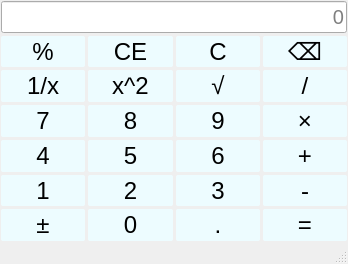
<?xml version="1.0" encoding="UTF-8"?>
<ui version="4.0">
 <class>MainWindow</class>
 <widget class="QMainWindow" name="MainWindow">
  <property name="geometry">
   <rect>
    <x>0</x>
    <y>0</y>
    <width>348</width>
    <height>264</height>
   </rect>
  </property>
  <property name="windowTitle">
   <string>计算器-曹岚-202041404101</string>
  </property>
  <property name="styleSheet">
   <string notr="true">QPushButton{
background-color: rgb(237, 252, 255);
font-size:18pt;
border-radius:2px;
}
QPushButton:hover{
	background-color: rgb(194, 195, 255);
}
QLineEdit{
font-size:15pt;
}</string>
  </property>
  <widget class="QWidget" name="centralwidget">
   <layout class="QVBoxLayout" name="verticalLayout">
    <property name="spacing">
     <number>3</number>
    </property>
    <property name="leftMargin">
     <number>1</number>
    </property>
    <property name="topMargin">
     <number>1</number>
    </property>
    <property name="rightMargin">
     <number>1</number>
    </property>
    <property name="bottomMargin">
     <number>1</number>
    </property>
    <item>
     <layout class="QGridLayout" name="gridLayout">
      <item row="1" column="2">
       <widget class="QPushButton" name="btnClearAll">
        <property name="sizePolicy">
         <sizepolicy hsizetype="Minimum" vsizetype="Preferred">
          <horstretch>0</horstretch>
          <verstretch>0</verstretch>
         </sizepolicy>
        </property>
        <property name="text">
         <string>C</string>
        </property>
       </widget>
      </item>
      <item row="1" column="3">
       <widget class="QPushButton" name="btnDel">
        <property name="sizePolicy">
         <sizepolicy hsizetype="Minimum" vsizetype="Preferred">
          <horstretch>0</horstretch>
          <verstretch>0</verstretch>
         </sizepolicy>
        </property>
        <property name="text">
         <string>⌫</string>
        </property>
       </widget>
      </item>
      <item row="1" column="0">
       <widget class="QPushButton" name="btnPercentage">
        <property name="sizePolicy">
         <sizepolicy hsizetype="Minimum" vsizetype="Preferred">
          <horstretch>0</horstretch>
          <verstretch>0</verstretch>
         </sizepolicy>
        </property>
        <property name="text">
         <string>%</string>
        </property>
       </widget>
      </item>
      <item row="4" column="0">
       <widget class="QPushButton" name="btnNum4">
        <property name="sizePolicy">
         <sizepolicy hsizetype="Minimum" vsizetype="Preferred">
          <horstretch>0</horstretch>
          <verstretch>0</verstretch>
         </sizepolicy>
        </property>
        <property name="text">
         <string>4</string>
        </property>
       </widget>
      </item>
      <item row="2" column="0">
       <widget class="QPushButton" name="btnInverse">
        <property name="sizePolicy">
         <sizepolicy hsizetype="Minimum" vsizetype="Preferred">
          <horstretch>0</horstretch>
          <verstretch>0</verstretch>
         </sizepolicy>
        </property>
        <property name="text">
         <string>1/x</string>
        </property>
       </widget>
      </item>
      <item row="3" column="0">
       <widget class="QPushButton" name="btnNum7">
        <property name="sizePolicy">
         <sizepolicy hsizetype="Minimum" vsizetype="Preferred">
          <horstretch>0</horstretch>
          <verstretch>0</verstretch>
         </sizepolicy>
        </property>
        <property name="styleSheet">
         <string notr="true"/>
        </property>
        <property name="text">
         <string>7</string>
        </property>
       </widget>
      </item>
      <item row="5" column="0">
       <widget class="QPushButton" name="btnNum1">
        <property name="sizePolicy">
         <sizepolicy hsizetype="Minimum" vsizetype="Preferred">
          <horstretch>0</horstretch>
          <verstretch>0</verstretch>
         </sizepolicy>
        </property>
        <property name="text">
         <string>1</string>
        </property>
       </widget>
      </item>
      <item row="6" column="0">
       <widget class="QPushButton" name="btnPlus">
        <property name="sizePolicy">
         <sizepolicy hsizetype="Minimum" vsizetype="Preferred">
          <horstretch>0</horstretch>
          <verstretch>0</verstretch>
         </sizepolicy>
        </property>
        <property name="text">
         <string>±</string>
        </property>
       </widget>
      </item>
      <item row="3" column="1">
       <widget class="QPushButton" name="btnNum8">
        <property name="sizePolicy">
         <sizepolicy hsizetype="Minimum" vsizetype="Preferred">
          <horstretch>0</horstretch>
          <verstretch>0</verstretch>
         </sizepolicy>
        </property>
        <property name="text">
         <string>8</string>
        </property>
       </widget>
      </item>
      <item row="2" column="1">
       <widget class="QPushButton" name="btnSquare">
        <property name="sizePolicy">
         <sizepolicy hsizetype="Minimum" vsizetype="Preferred">
          <horstretch>0</horstretch>
          <verstretch>0</verstretch>
         </sizepolicy>
        </property>
        <property name="text">
         <string>x^2</string>
        </property>
       </widget>
      </item>
      <item row="1" column="1">
       <widget class="QPushButton" name="btnClear">
        <property name="sizePolicy">
         <sizepolicy hsizetype="Minimum" vsizetype="Preferred">
          <horstretch>0</horstretch>
          <verstretch>0</verstretch>
         </sizepolicy>
        </property>
        <property name="text">
         <string>CE</string>
        </property>
       </widget>
      </item>
      <item row="4" column="1">
       <widget class="QPushButton" name="btnNum5">
        <property name="sizePolicy">
         <sizepolicy hsizetype="Minimum" vsizetype="Preferred">
          <horstretch>0</horstretch>
          <verstretch>0</verstretch>
         </sizepolicy>
        </property>
        <property name="text">
         <string>5</string>
        </property>
       </widget>
      </item>
      <item row="5" column="1">
       <widget class="QPushButton" name="btnNum2">
        <property name="sizePolicy">
         <sizepolicy hsizetype="Minimum" vsizetype="Preferred">
          <horstretch>0</horstretch>
          <verstretch>0</verstretch>
         </sizepolicy>
        </property>
        <property name="text">
         <string>2</string>
        </property>
       </widget>
      </item>
      <item row="6" column="1">
       <widget class="QPushButton" name="btnNum0">
        <property name="sizePolicy">
         <sizepolicy hsizetype="Minimum" vsizetype="Preferred">
          <horstretch>0</horstretch>
          <verstretch>0</verstretch>
         </sizepolicy>
        </property>
        <property name="text">
         <string>0</string>
        </property>
       </widget>
      </item>
      <item row="2" column="2">
       <widget class="QPushButton" name="btnSqrt">
        <property name="sizePolicy">
         <sizepolicy hsizetype="Minimum" vsizetype="Preferred">
          <horstretch>0</horstretch>
          <verstretch>0</verstretch>
         </sizepolicy>
        </property>
        <property name="text">
         <string>√</string>
        </property>
       </widget>
      </item>
      <item row="3" column="2">
       <widget class="QPushButton" name="btnNum9">
        <property name="sizePolicy">
         <sizepolicy hsizetype="Minimum" vsizetype="Preferred">
          <horstretch>0</horstretch>
          <verstretch>0</verstretch>
         </sizepolicy>
        </property>
        <property name="text">
         <string>9</string>
        </property>
       </widget>
      </item>
      <item row="4" column="2">
       <widget class="QPushButton" name="btnNum6">
        <property name="sizePolicy">
         <sizepolicy hsizetype="Minimum" vsizetype="Preferred">
          <horstretch>0</horstretch>
          <verstretch>0</verstretch>
         </sizepolicy>
        </property>
        <property name="text">
         <string>6</string>
        </property>
       </widget>
      </item>
      <item row="5" column="2">
       <widget class="QPushButton" name="btnNum3">
        <property name="sizePolicy">
         <sizepolicy hsizetype="Minimum" vsizetype="Preferred">
          <horstretch>0</horstretch>
          <verstretch>0</verstretch>
         </sizepolicy>
        </property>
        <property name="text">
         <string>3</string>
        </property>
       </widget>
      </item>
      <item row="6" column="2">
       <widget class="QPushButton" name="btnPeriod">
        <property name="sizePolicy">
         <sizepolicy hsizetype="Minimum" vsizetype="Preferred">
          <horstretch>0</horstretch>
          <verstretch>0</verstretch>
         </sizepolicy>
        </property>
        <property name="text">
         <string>.</string>
        </property>
       </widget>
      </item>
      <item row="2" column="3">
       <widget class="QPushButton" name="btnDivide">
        <property name="sizePolicy">
         <sizepolicy hsizetype="Minimum" vsizetype="Preferred">
          <horstretch>0</horstretch>
          <verstretch>0</verstretch>
         </sizepolicy>
        </property>
        <property name="text">
         <string>/</string>
        </property>
       </widget>
      </item>
      <item row="3" column="3">
       <widget class="QPushButton" name="btnMultiply">
        <property name="sizePolicy">
         <sizepolicy hsizetype="Minimum" vsizetype="Preferred">
          <horstretch>0</horstretch>
          <verstretch>0</verstretch>
         </sizepolicy>
        </property>
        <property name="text">
         <string>×</string>
        </property>
       </widget>
      </item>
      <item row="4" column="3">
       <widget class="QPushButton" name="btnAdd">
        <property name="sizePolicy">
         <sizepolicy hsizetype="Minimum" vsizetype="Preferred">
          <horstretch>0</horstretch>
          <verstretch>0</verstretch>
         </sizepolicy>
        </property>
        <property name="text">
         <string>+</string>
        </property>
       </widget>
      </item>
      <item row="5" column="3">
       <widget class="QPushButton" name="btnMinus">
        <property name="sizePolicy">
         <sizepolicy hsizetype="Minimum" vsizetype="Preferred">
          <horstretch>0</horstretch>
          <verstretch>0</verstretch>
         </sizepolicy>
        </property>
        <property name="text">
         <string>-</string>
        </property>
       </widget>
      </item>
      <item row="6" column="3">
       <widget class="QPushButton" name="btnEqual">
        <property name="sizePolicy">
         <sizepolicy hsizetype="Minimum" vsizetype="Preferred">
          <horstretch>0</horstretch>
          <verstretch>0</verstretch>
         </sizepolicy>
        </property>
        <property name="text">
         <string>=</string>
        </property>
       </widget>
      </item>
      <item row="0" column="0" colspan="4">
       <widget class="QLineEdit" name="display">
        <property name="sizePolicy">
         <sizepolicy hsizetype="Expanding" vsizetype="Preferred">
          <horstretch>0</horstretch>
          <verstretch>0</verstretch>
         </sizepolicy>
        </property>
        <property name="alignment">
         <set>Qt::AlignRight|Qt::AlignTrailing|Qt::AlignVCenter</set>
        </property>
        <property name="placeholderText">
         <string>0</string>
        </property>
       </widget>
      </item>
     </layout>
    </item>
   </layout>
  </widget>
  <widget class="QMenuBar" name="menubar">
   <property name="geometry">
    <rect>
     <x>0</x>
     <y>0</y>
     <width>348</width>
     <height>21</height>
    </rect>
   </property>
  </widget>
  <widget class="QStatusBar" name="statusbar"/>
 </widget>
 <resources/>
 <connections/>
</ui>
